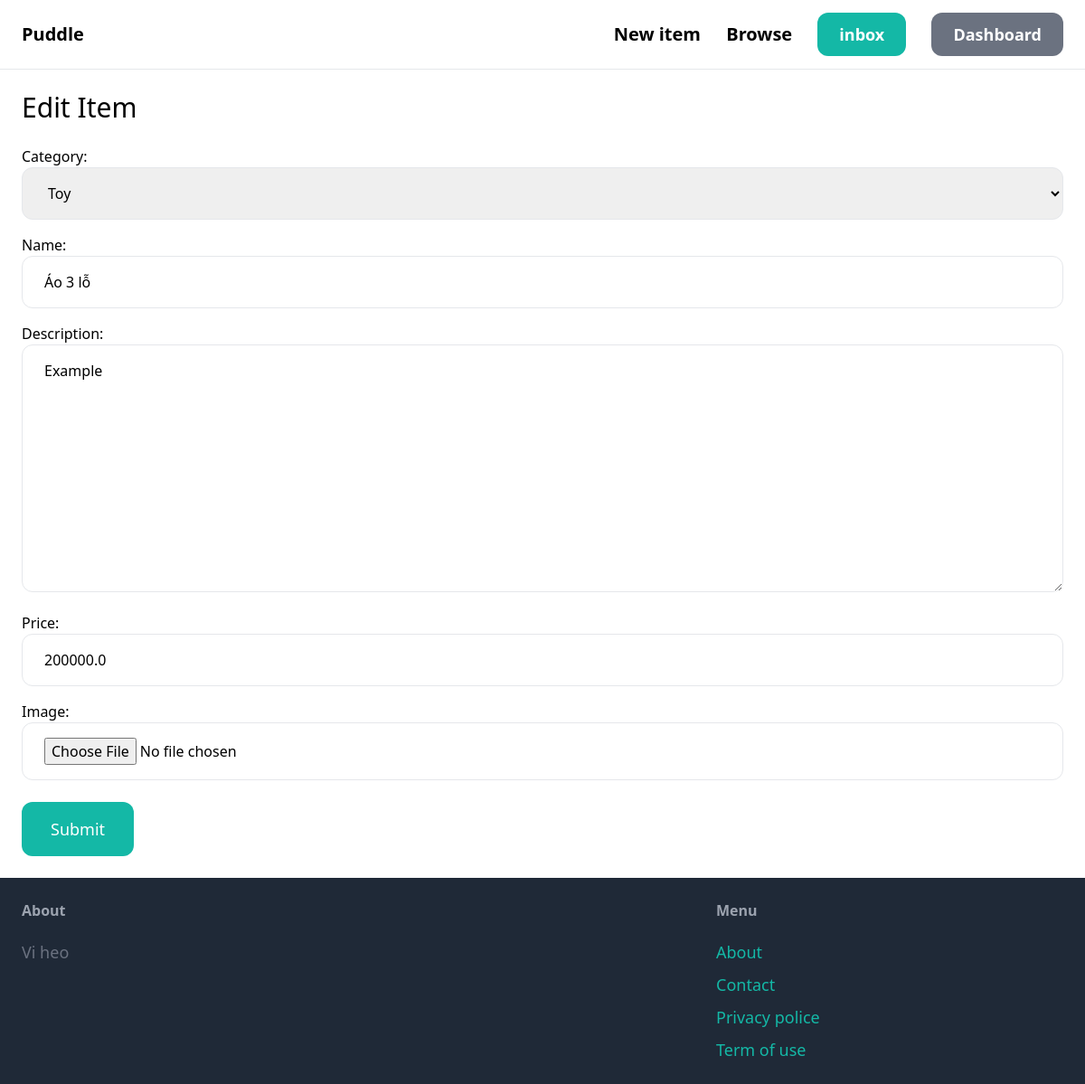
The page /item/1/edit/ (signed in) on the database its author committed.
### item/models.py (models this page shows, shortened)
class Item(models.Model):
    category = models.ForeignKey(Category,related_name='items',on_delete=models.CASCADE)
    name = models.CharField(max_length=255)
    description = models.TextField(blank=True,null=True)
    price = models.FloatField()
    image = models.ImageField(upload_to='item_images',blank=True,null=True)
    is_sold = models.BooleanField(default=False)
    created_by = models.ForeignKey(User,related_name='items',on_delete=models.CASCADE)
    created_at = models.DateField(auto_now_add=True)

class Category(models.Model):
    name = models.CharField(max_length=255)
    class Meta:
        ordering = ('name',)
        verbose_name_plural = 'Categories'
    def __str__(self):
        return self.name

### item/views.py (the view)
# urls.py: path('<int:pk>/edit/',views.edit,name='edit'),
@login_required
def edit(request,pk):
    item = get_object_or_404(Item,pk=pk,created_by=request.user)
    if request.method == "POST":
        form = EditItemForm(request.POST,request.FILES,instance=item)
        if form.is_valid():
            form.save()
            return redirect('item:detail',pk=item.id)
    else:
        form = NewItemForm(instance=item)
    return render(request,'item/forms.html',{
        'form':form,
        'title':'Edit Item'
    })

### item/forms.py
class NewItemForm(forms.ModelForm):
    class Meta:
        model = Item
        fields = ('category','name','description','price','image',)
        widgets = {
            'category':forms.Select(attrs={
                'class' : INPUT_CLASS
            }),
            'name':forms.TextInput(attrs={
                'class' : 'w-full py-4 px-6 rounded-xl border'
            }),
            'description':forms.Textarea(attrs={
                'class' : 'w-full py-4 px-6 rounded-xl border'
            }),
            'price':forms.TextInput(attrs={
                'class' : 'w-full py-4 px-6 rounded-xl border'
            }),
            'image':forms.FileInput(attrs={
                'class' : 'w-full py-4 px-6 rounded-xl border'
            }),
        }

### item/templates/item/forms.html (shortened to what this page needs)
{% extends 'core/base.html' %}
{% block content %}
    <h1 class="mb-6 text-3xl">{{title}}</h1>
    <form method="post" action="." enctype="multipart/form-data">
        <div class="space-y-4">
            {{form.as_p}}
        </div>
        <button class="mt-6 py-4 px-8 text-lg bg-teal-500 hover:bg-teal-700 rounded-xl text-white">Submit</button>
        </form>
{% endblock %}

### rows shown on the page
Item: category "Toy", description "Example", price "200000.0"
Category: name "Áo 3 lỗ"

### other values the page prints
{{ title }} "Edit Item"
